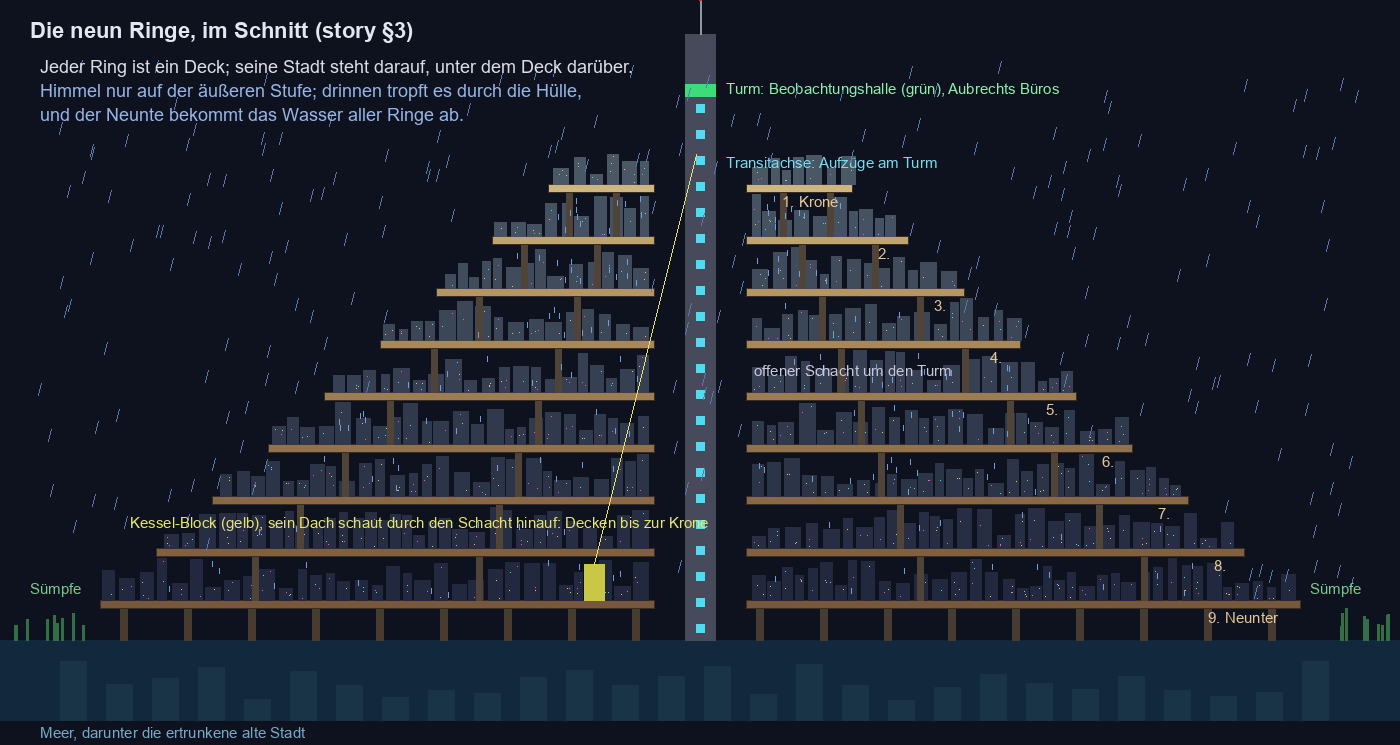

Here is the Python script that generated this plot:
# The nine Rings in a cut from the side (story.md §3 "Die neun Ringe"): each Ring a deck on supports, its city on it under the next deck,
# the sky only on its outer step, the open shaft round the tower, the Kessel-Block by it. A sketch for the docs, not game art.
#   python -X utf8 docs/welt/ringe_schnitt.py
from PIL import Image, ImageDraw, ImageFont
import math, random, sys
random.seed(5)
W, H = 1400, 745
im = Image.new("RGB", (W, H), (14, 18, 30))
d = ImageDraw.Draw(im)
F = ImageFont.truetype("arial.ttf", 18); FB = ImageFont.truetype("arialbd.ttf", 22); FS = ImageFont.truetype("arial.ttf", 15)

# ------------------------------------------------ A: the cut. Each Ring is a deck; its city stands on it, under the next deck
d.text((30, 18), "Die neun Ringe, im Schnitt (story §3)", font=FB, fill=(230, 230, 240))
cx, sea = 700, 640
hw = [600 - 56 * i for i in range(9)]           # each deck's outer half width: narrower upward (the steps of the intro)
HOLE = 46                                        # the open shaft round the tower: each deck stops short of it
GAP, DECK = 44, 8                                # the height of a Ring (its city) and of a deck
d.rectangle([0, sea, W, sea + 80], fill=(18, 40, 60))
for x in range(60, W - 60, 46):
    h = random.randint(20, 60); d.rectangle([x, sea + 80 - h, x + 26, sea + 80], fill=(24, 52, 70))
d.text((40, sea + 84), "Meer, darunter die ertrunkene alte Stadt", font=FS, fill=(120, 170, 200))
floor = [sea - 40 - i * (GAP + DECK) for i in range(10)]      # the top of deck i (the Ninth's deck on piers over the water)
cols = [(120, 88, 60), (128, 96, 64), (136, 104, 70), (146, 114, 76), (156, 124, 82), (168, 136, 90), (180, 150, 100), (192, 164, 112), (206, 182, 128)]
for x in list(range(cx - hw[0] + 20, cx - HOLE, 64)) + list(range(cx + HOLE + 10, cx + hw[0] - 10, 64)):
    d.rectangle([x, floor[0] + DECK, x + 7, sea], fill=(70, 60, 50))
names = ["9. Neunter", "8.", "7.", "6.", "5.", "4.", "3.", "2.", "1. Krone"]
for i in range(9):
    y = floor[i]
    for (a, b) in ((cx - hw[i], cx - HOLE), (cx + HOLE, cx + hw[i])):
        d.rectangle([a, y, b, y + DECK], fill=cols[i], outline=(60, 45, 35))
    # the city on this deck: houses under the next deck (dark, lit by windows and ads), on the outer step under the sky
    ceil = floor[i + 1] + DECK if i < 8 else y - GAP
    for side in (-1, 1):
        x = cx + side * (HOLE + 6)
        while abs(x - cx) < hw[i] - 8:
            w = random.randint(8, 16); under = i < 8 and abs(x - cx) < hw[i + 1]
            top = random.randint(int(ceil) + 2, int(y) - 12) if under else y - random.randint(10, 30)
            c = (34 + i * 5, 40 + i * 6, 62 + i * 5)
            x0, x1 = (x, x + side * w)
            d.rectangle([min(x0, x1), top, max(x0, x1), y], fill=c)
            for k in range(3):
                if random.random() < 0.6:
                    d.point((min(x0, x1) + random.randint(2, w - 2), random.randint(top + 2, int(y) - 2)), fill=random.choice([(255, 190, 80), (255, 80, 210), (80, 220, 240)]))
            x += side * (w + random.randint(2, 6))
    # the supports from this deck up to the next (the Rings stand on one another)
    if i < 8:
        for side in (-1, 1):
            for k in (0.35, 0.8):
                x = cx + side * (HOLE + (hw[i + 1] - HOLE) * k)
                d.rectangle([x - 3, floor[i + 1] + DECK, x + 3, y], fill=(80, 68, 56))
    d.text((cx + hw[i] - (92 if i == 0 else 70 if i == 8 else 30), y + DECK + 1), names[i], font=FS, fill=(230, 200, 150))
# the tower through the shaft, the lifts (the transit axis), the hall above the Krone
tw = 30; ttop = floor[8] - 150
d.rectangle([cx - tw // 2, ttop, cx + tw // 2, sea], fill=(70, 74, 90))
d.rectangle([cx - tw // 2, ttop + 50, cx + tw // 2, ttop + 62], fill=(60, 220, 120))
d.line([cx, ttop - 36, cx, ttop], fill=(150, 150, 160), width=2); d.ellipse([cx - 4, ttop - 42, cx + 4, ttop - 34], fill=(230, 40, 50))
for y in range(sea - 6, ttop + 70, -26):
    d.rectangle([cx - 4, y - 10, cx + 4, y - 2], fill=(80, 220, 240))
d.text((cx + 26, ttop + 46), "Turm: Beobachtungshalle (grün), Aubrechts Büros", font=FS, fill=(140, 240, 170))
d.text((cx + 26, ttop + 120), "Transitachse: Aufzüge am Turm", font=FS, fill=(120, 220, 240))
d.text((cx + HOLE + 8, floor[4] - 30), "offener Schacht um den Turm", font=FS, fill=(200, 200, 220))
# the rain: from the sky only on the outer steps and the Krone; through the decks it drips on, down to the Ninth
for k in range(320):
    x = random.randint(40, W - 40); y = random.randint(60, sea - 50)
    r = abs(x - cx)
    lim = sea
    for i in range(8, -1, -1):
        if r < hw[i] and r > HOLE:
            lim = floor[i]; break
    if y < lim - 8:
        d.line([x, y, x - 3, y + 12], fill=(90, 120, 170))
for k in range(160):   # the drip under the decks: what the hull lets through
    i = random.randint(0, 7); r = random.uniform(HOLE + 10, hw[i + 1] - 10); x = cx + random.choice((-1, 1)) * r
    y = random.uniform(floor[i + 1] + DECK + 4, floor[i] - 6); d.line([x, y, x, y + 5], fill=(110, 160, 220))
# the swamps: under the Ninth and outside its edge, where no Ring lies above
for side in (-1, 1):
    for k in range(9):
        x = cx + side * random.uniform(hw[0] + 15, hw[0] + 90); d.line([x, sea, x, sea - random.randint(14, 34)], fill=(50, 110, 70), width=3)
d.text((cx + hw[0] + 10, sea - 60), "Sümpfe", font=FS, fill=(120, 200, 140)); d.text((cx - hw[0] - 70, sea - 60), "Sümpfe", font=FS, fill=(120, 200, 140))
d.text((40, 56 + 0), "Jeder Ring ist ein Deck; seine Stadt steht darauf, unter dem Deck darüber.", font=F, fill=(220, 220, 230))
d.text((40, 80), "Himmel nur auf der äußeren Stufe; drinnen tropft es durch die Hülle,", font=F, fill=(150, 180, 230))
d.text((40, 104), "und der Neunte bekommt das Wasser aller Ringe ab.", font=F, fill=(150, 180, 230))
# Juno's roof: the Kessel-Block near the shaft, looking up through the holes
kx = cx - HOLE - 60
d.rectangle([kx - 10, floor[1] + DECK + 8, kx + 10, floor[0]], fill=(200, 200, 70))
d.line([kx, floor[1] + DECK + 8, cx - 4, floor[8] - 30], fill=(230, 230, 110), width=1)
d.text((cx - hw[0] + 30, floor[1] - 34), "Kessel-Block (gelb), sein Dach schaut durch den Schacht hinauf: Decken bis zur Krone", font=FS, fill=(230, 230, 110))

im.save(sys.argv[1] if len(sys.argv) > 1 else "docs/welt/ringe_schnitt.png")
